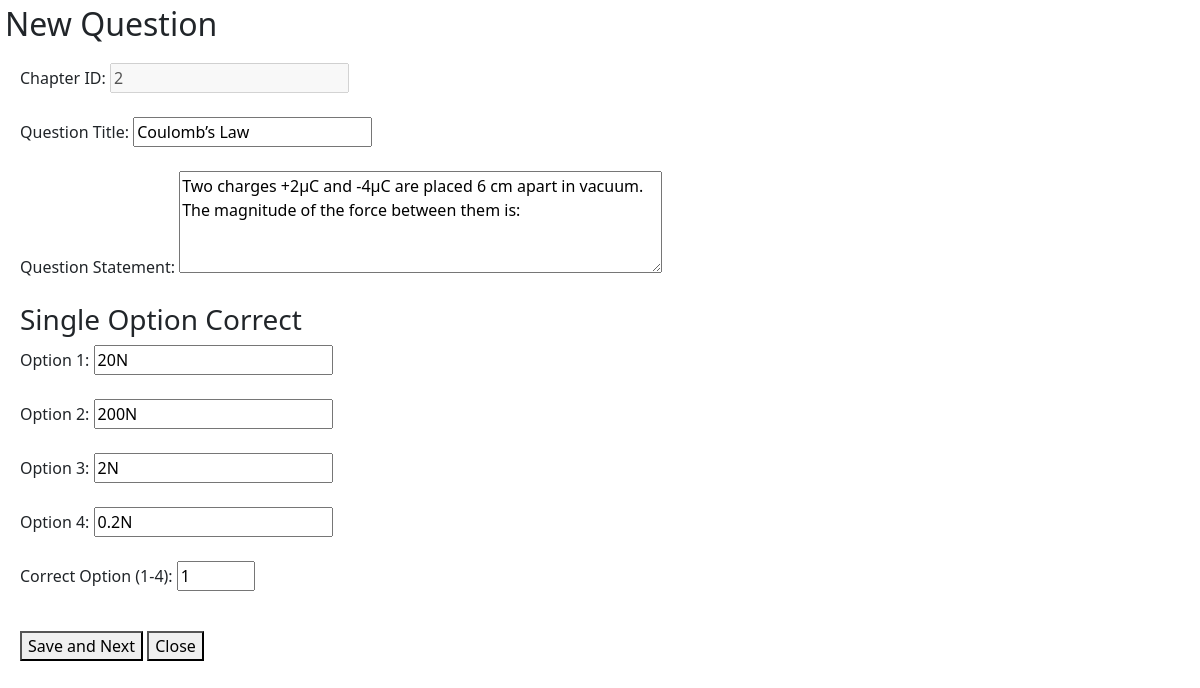
/edit_question/21, run on the app's committed database.
### models.py (models this page shows)
class Questions(db.Model):
    id = db.Column(db.Integer, primary_key = True)
    quiz_id = db.Column(db.Integer, db.ForeignKey('quiz.id'), nullable = False)
    chapter_id = db.Column(db.Integer, db.ForeignKey('chapter.id'), nullable = False)
    question_title = db.Column(db.Text, nullable = False)
    question_statement = db.Column(db.Text, nullable = False)
    option_1 = db.Column(db.String(120), nullable = False)
    option_2 = db.Column(db.String(120), nullable = False)
    option_3 = db.Column(db.String(120), nullable = False)
    option_4 = db.Column(db.String(120), nullable = False)
    correct_option = db.Column(db.String(120), nullable = False)

### app.py (the view, shortened to what this page needs)
@app.route('/edit_question/<int:question_id>', methods = ['GET', 'POST'])
def edit(question_id):
    question_obj = Questions.query.filter_by(id = question_id).first()
    quiz_id = question_obj.quiz_id
    quiz_obj = Quiz.query.filter_by(id = quiz_id).first()
    chapter_id = quiz_obj.chapter_id
    return render_template('edit_question.html', chapter_id = chapter_id, question = question_obj)

### templates/edit_question.html (shortened to what this page needs)
<!DOCTYPE html>
<html lang="en">
<head>
  <link rel="stylesheet" href="/static/style.css">
  <link href="https://cdn.jsdelivr.net/npm/bootstrap@5.3.3/dist/css/bootstrap.min.css"
  rel="stylesheet"
>
</head>
<body>
  <h2 style="margin:5px;">New Question</h2>
  <form action="/edit_question/{{ question.id }}" method="POST" id="new-question-form" style="margin:20px;">
    <div>
      <label for="chapter_id">Chapter ID:</label>
      <input type="text" id="chapter_id" name="chapter_id" value="{{ chapter_id }}" disabled/>
    </div>
    <br>
    <div>
      <label for="question_title">Question Title:</label>
      <input type="text" id="question_title" name="question_title" value="{{ question.question_title }}" />
    </div>
    <br>
    <div>
      <label for="question_statement">Question Statement:</label>
      <textarea id="question_statement" name="question_statement" rows="4" cols="50">{{ question.question_statement }}</textarea>
    </div>
    <br>
    <h3>Single Option Correct</h3>
    <div>
      <label for="option_1">Option 1:</label>
      <input type="text" id="option_1" name="option_1" value="{{ question.option_1 }}" />
    </div>
    <br>
    <div>
      <label for="option_2">Option 2:</label>
      <input type="text" id="option_2" name="option_2" value="{{ question.option_2 }}" />
    </div>
    <br>
    <div>
      <label for="option_3">Option 3:</label>
      <input type="text" id="option_3" name="option_3" value="{{ question.option_3 }}" />
    </div>
    <br>
    <div>
      <label for="option_4">Option 4:</label>
      <input type="text" id="option_4" name="option_4" value="{{ question.option_4 }}" />
    </div>
    <br>
    <div>
      <label for="correct_option">Correct Option (1-4):</label>
      <input type="number" id="correct_option" name="correct_option" min="1" max="4" value="{{ question.correct_option }}" />
    </div>
    <br>
    <div style="margin-top: 1em;">
      <button type="submit" name="action" value="save_next">Save and Next</button>
      <button type="submit" name="action" value="close">Close</button>
    </div>
  </form>
</body>
</html>

### static/style.css (style rules this page uses)
* { margin:0px; }

### data on the page
Questions: question_title "Coulomb’s Law", question_statement "Two charges +2μC and -4μC are placed 6 cm apart in vacuum. The magnitude of the force between them is:", option_1 "20N", option_2 "200N", option_3 "2N", option_4 "0.2N", correct_option "1"
